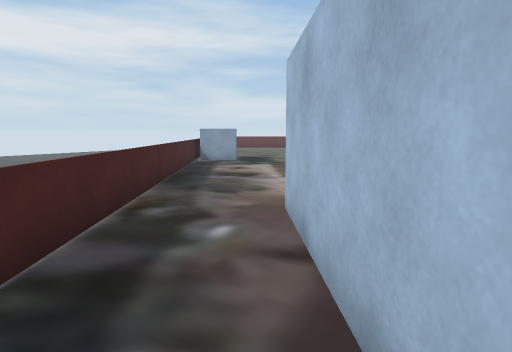
view 1 (above)

16 first-person views from a walk through a 3-D level made in the Unity game engine. The camera is 1.3 m above the floor, tilts 8° down and sees 80° across. The floor is counted in squares, 1 m on a side. Each view is taken from the middle of a square. On the plan, view 1 faces up. The plan holds only what a view shows up to about 14 squares ahead; the rest is blank. The place goes on beyond the plan.

view 2
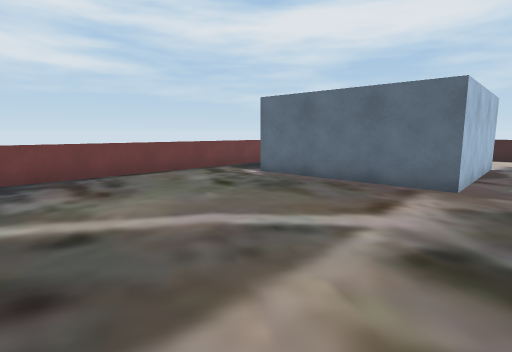

view 3
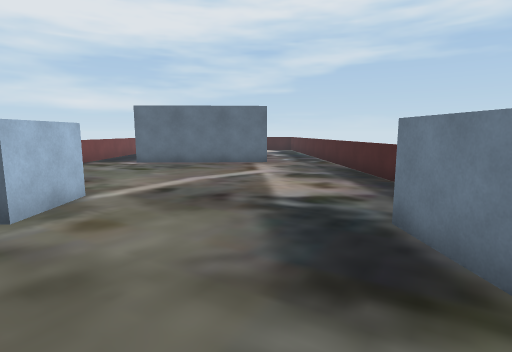

view 4
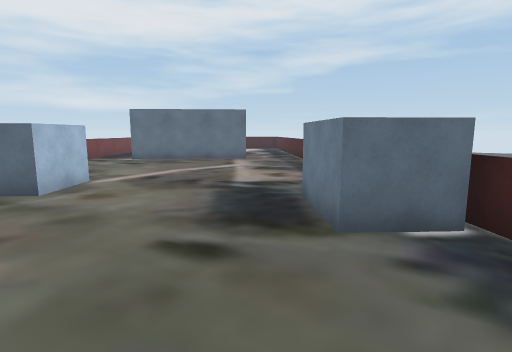

view 5
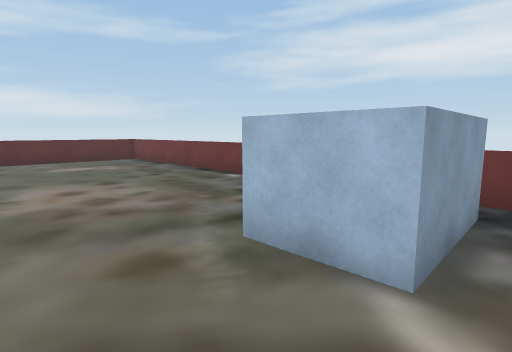

view 6
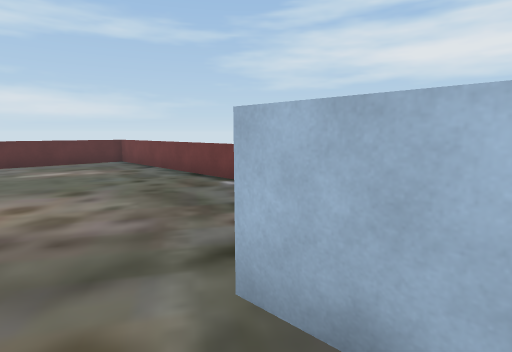

view 7
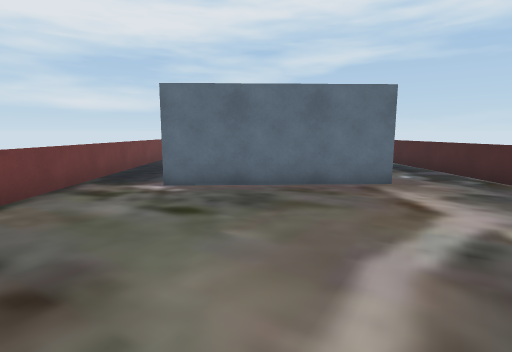

view 8
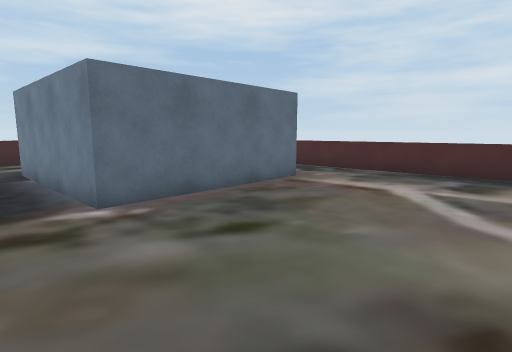

view 9
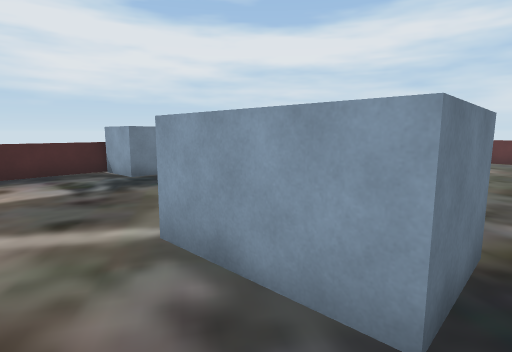

view 10
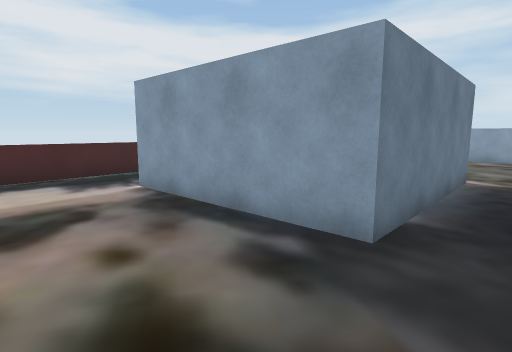

view 11
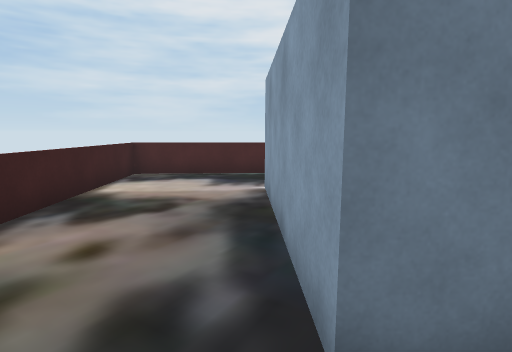

view 12
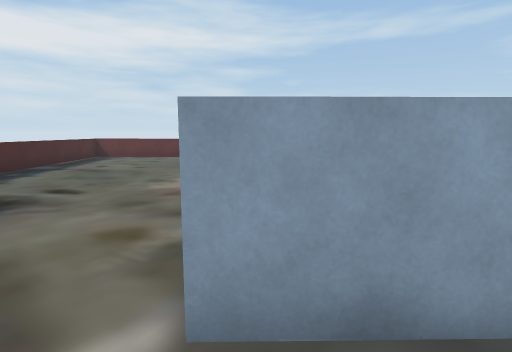

view 13
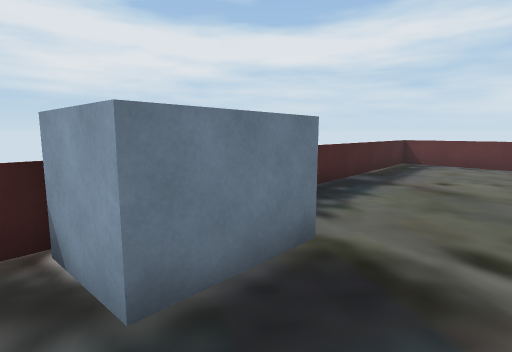

view 14
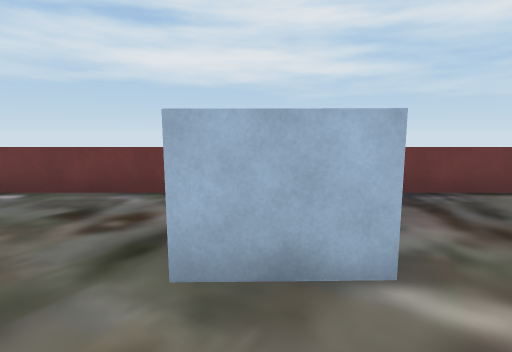

view 15
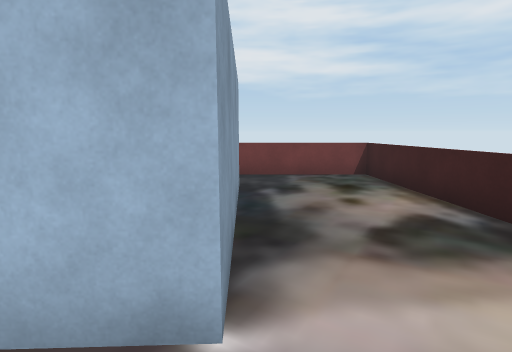

view 16
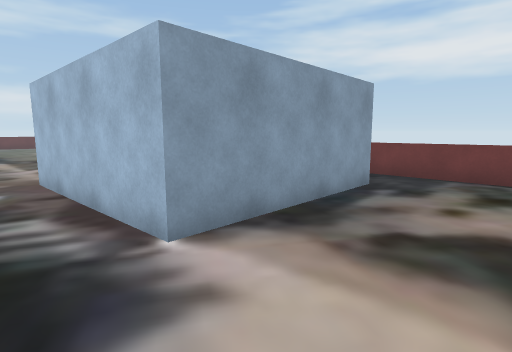

### Floor plan
Points are (right, up) in squares from view 1. A wall is a line through its corners. A room is listed if a view was taken in it or the views show most of it. See-through windows are left out.
Room 1 (views 1, 2, 3, 4, 5, 6, 7, 8, 9, 11, 12, 13, 14, 15)
walls: (7.5, 14.8) (7.5, 12.8) (4.6, 12.7) (4.5, 14.8) (5.4, 14.8); (0.7, -0.8) (0.5, 5.3) (6.3, 5.5) (6.5, -0.6)
low walls: (8.6, 15.9) (8.6, 27.3) (3.3, 27.5); (-3, 14.8) (-1.9, -1.7); (-3.1, 17.4) (-3.1, 16.6); (-0.2, 27.7) (-3.8, 27.8) (-3.3, 20.4); (8.6, -1.5) (8.6, 13)
ways out: opening at (-0.5, -2) to room 2; opening at (7.5, -1.5) to room 2
objects: other object (-2, 15) to (-1, 17)
Room 2 (views 10, 16)
walls: (6.5, -0.6) (0.7, -0.8)
low walls: (-1.9, -1.7) (-1.7, -4.9) (8.6, -4.5) (8.6, -1.5)
ways out: opening at (-0.5, -2) to room 1; opening at (7.5, -1.5) to room 1

Positions as (right, up) in squares from view 1, and headings:
1: (0, 0), facing up
2: (-1, 13), facing down-right
3: (1, 19), facing down
4: (0, 21), facing down
5: (2, 12), facing up-right
6: (3, 13), facing up-right
7: (4, 13), facing down
8: (8, 11), facing down-left
9: (8, 11), facing up-left
10: (8, -4), facing up-left
11: (8, -1), facing left
12: (5, 11), facing up
13: (1, 14), facing up-left
14: (2, 14), facing right
15: (-1, -1), facing right
16: (-1, -4), facing up-right
